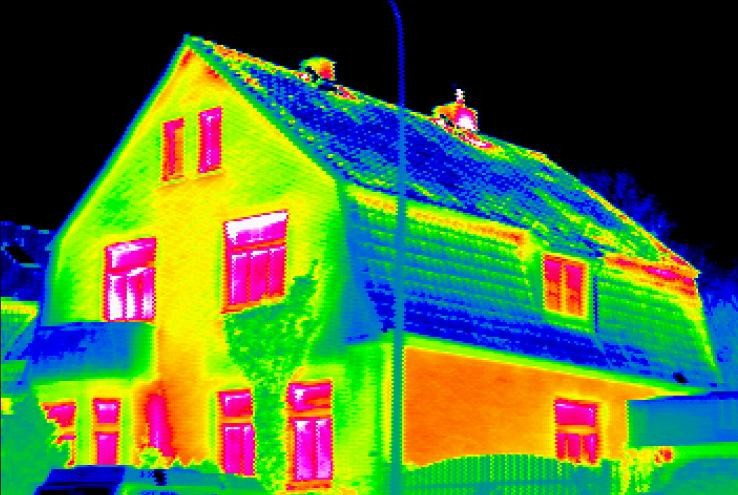
#> input picture 1.jpg, 738 x 495 px
$ python analyse_img5.py
#> lines starting #> are read from the running program, lines starting #| are printed output that depends on the picture; after the words box and inside, x2 and y2 are one past the last pixel; in counts of white or black regions, pixels touching at a corner belong together
import cv2
import numpy as np

# Charger l'image
image = cv2.imread('1.jpg')
#> image is the input picture: shape (495, 738, 3); mean B, G, R 58.3, 112, 78.4

# Définir les bornes de la couleur orange (dans l'espace de couleur HSV)
lower_orange = np.array([6, 255, 234])
upper_orange = np.array([11, 255, 238])

# Convertir l'image en espace de couleur HSV
hsv_image = cv2.cvtColor(image, cv2.COLOR_BGR2HSV)
#> hsv_image: shape (495, 738, 3); mean H, S, V 54.9, 183.1, 156.7

# Créer un masque pour les pixels orange
orange_mask = cv2.inRange(hsv_image, lower_orange, upper_orange)
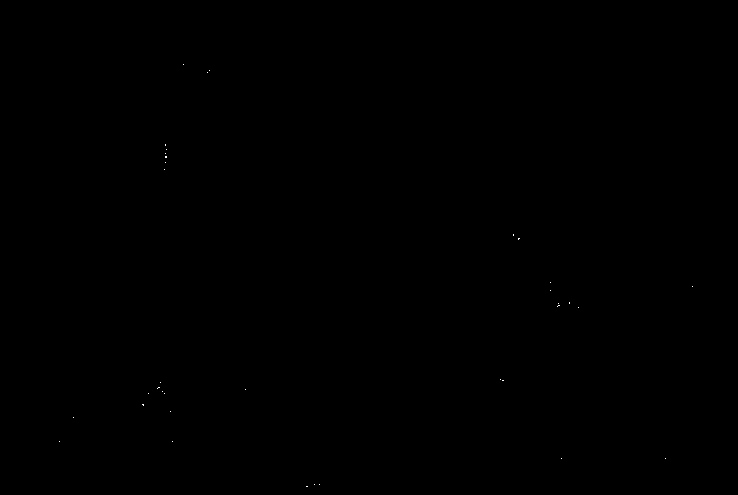
#> orange_mask: shape (495, 738); 0.01% white in thin lines or dots, all inside (x1, y1, x2, y2) = (59, 64, 693, 487)

# Appliquer un flou pour éliminer le bruit
orange_mask = cv2.GaussianBlur(orange_mask, (5, 5), 0)

# Trouver les contours dans le masque orange
contours, _ = cv2.findContours(orange_mask, cv2.RETR_EXTERNAL, cv2.CHAIN_APPROX_SIMPLE)
#> contours = 24 contours, 14 with area under 20; largest, box (x1, y1, x2, y2) and area: (163, 142, 169, 165) 96, (155, 380, 167, 396) 78, (511, 232, 522, 242) 46, (555, 301, 562, 309) 36, (312, 482, 322, 487) 36

# Initialiser un compteur
n = 0

# Taille minimale d'une zone orange
min_area = 25

# Analyser les contours détectés
for contour in contours:
    # Calculer la superficie de la zone entourée par le contour
    area = cv2.contourArea(contour)

    # Si la superficie est supérieure à la taille minimale, considérez cette zone comme une zone orange
    if area >= min_area:
        n += 1
#> this loop made 24 passes
#> (contour, area) on passes 1, 2, 16: ([[304, 484], [304, 488], [309, 488], [309, 484]], 20), ([[312, 482], [312, 486], [321, 486], [321, 482]], 36), ([[567, 300], [567, 305], [571, 305], [571, 300]], 20)
#> area on passes 9, 12, 13, 15, 20, 22: 24.5, 78.5, 31, 36.5, 46.5, 96
#> after the loop, n = 7

# Afficher le nombre de zones oranges détectées
print("Nombre de zones oranges détectées :", n)
#| Nombre de zones oranges détectées : 7

$ run again, with 2.jpg copied over 1.jpg
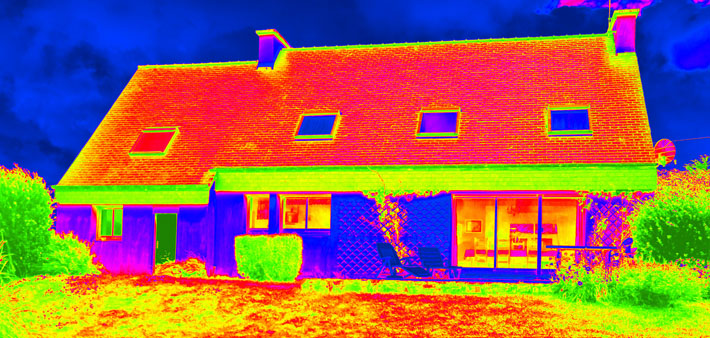
#> input picture 2.jpg, 710 x 338 px
#> image is the input picture: shape (338, 710, 3); mean B, G, R 87.1, 103.6, 150.4
#> hsv_image: shape (338, 710, 3); mean H, S, V 75.2, 245, 231.6
#> `orange_mask = cv2.inRange(hsv_image, lower_orange, upper_orange)`:
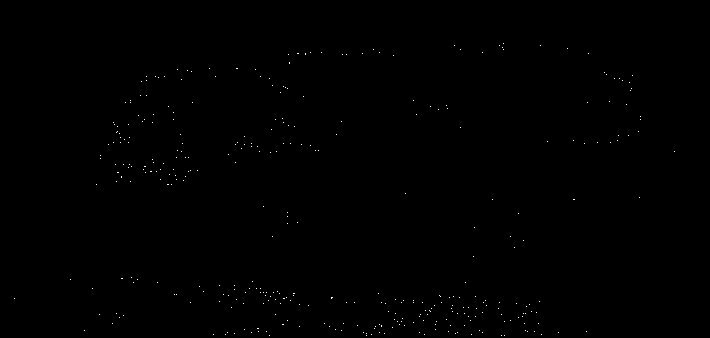
#> orange_mask: shape (338, 710); 0.16% white in thin lines or dots, all inside (x1, y1, x2, y2) = (14, 43, 675, 336)
#> contours = 218 contours, 144 with area under 20; largest, box (x1, y1, x2, y2) and area: (254, 286, 297, 306) 343, (111, 120, 132, 145) 175, (417, 303, 437, 323) 128, (141, 164, 163, 175) 114, (372, 322, 387, 336) 96
#> the loop `for contour in contours:` made 218 passes
#> (contour, area) on passes 1, 52: ([[499, 333], [499, 337], [506, 337], [506, 333]], 28), ([[461, 305], [461, 309], [470, 309], [470, 305]], 36)
#> after the loop `for contour in contours:`: n = 65
#| Nombre de zones oranges détectées : 65
